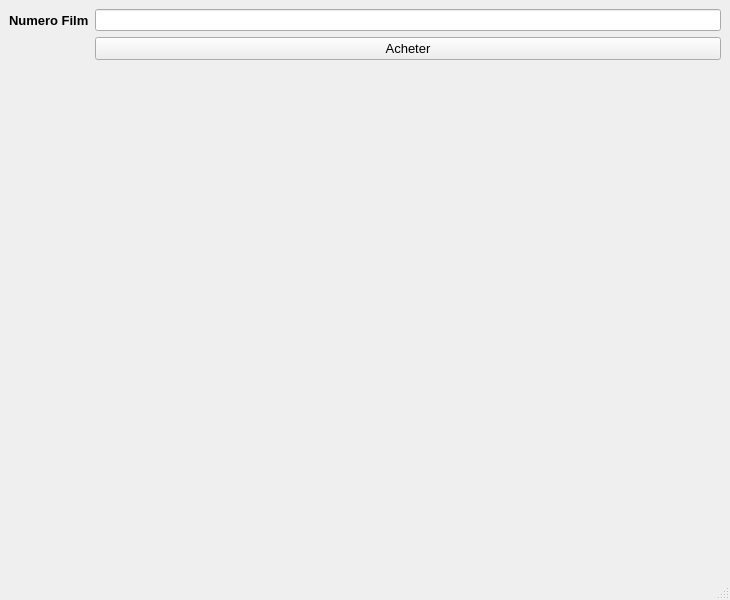
<?xml version="1.0" encoding="UTF-8"?>
<ui version="4.0">
 <class>PlaceWindow</class>
 <widget class="QMainWindow" name="PlaceWindow">
  <property name="geometry">
   <rect>
    <x>0</x>
    <y>0</y>
    <width>730</width>
    <height>600</height>
   </rect>
  </property>
  <property name="windowTitle">
   <string>MainWindow</string>
  </property>
  <widget class="QWidget" name="centralwidget">
   <layout class="QHBoxLayout" name="horizontalLayout">
    <item>
     <layout class="QFormLayout" name="formLayout">
      <item row="0" column="0">
       <widget class="QLabel" name="label">
        <property name="font">
         <font>
          <pointsize>10</pointsize>
          <weight>75</weight>
          <bold>true</bold>
         </font>
        </property>
        <property name="text">
         <string>Numero Film</string>
        </property>
       </widget>
      </item>
      <item row="2" column="1">
       <widget class="QPushButton" name="pushButton">
        <property name="font">
         <font>
          <pointsize>10</pointsize>
         </font>
        </property>
        <property name="text">
         <string>Acheter</string>
        </property>
       </widget>
      </item>
      <item row="0" column="1">
       <widget class="QLineEdit" name="lineEdit"/>
      </item>
     </layout>
    </item>
   </layout>
  </widget>
  <widget class="QStatusBar" name="statusbar"/>
 </widget>
 <resources/>
 <connections/>
</ui>
